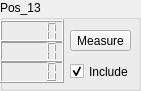
     <widget class="QGroupBox" name="Calib_box_13">
      <property name="geometry">
       <rect>
        <x>560</x>
        <y>270</y>
        <width>141</width>
        <height>91</height>
       </rect>
      </property>
      <property name="title">
       <string>Pos_13</string>
      </property>
      <widget class="QLCDNumber" name="calib_box_x_14">
       <property name="geometry">
        <rect>
         <x>0</x>
         <y>20</y>
         <width>64</width>
         <height>23</height>
        </rect>
       </property>
      </widget>
      <widget class="QLCDNumber" name="calib_box_y_14">
       <property name="geometry">
        <rect>
         <x>0</x>
         <y>40</y>
         <width>64</width>
         <height>23</height>
        </rect>
       </property>
      </widget>
      <widget class="QLCDNumber" name="calib_box_z_14">
       <property name="geometry">
        <rect>
         <x>0</x>
         <y>60</y>
         <width>64</width>
         <height>23</height>
        </rect>
       </property>
      </widget>
      <widget class="QPushButton" name="calibButton_14">
       <property name="geometry">
        <rect>
         <x>70</x>
         <y>30</y>
         <width>61</width>
         <height>21</height>
        </rect>
       </property>
       <property name="text">
        <string>Measure</string>
       </property>
      </widget>
      <widget class="QCheckBox" name="checkBox_14">
       <property name="geometry">
        <rect>
         <x>70</x>
         <y>60</y>
         <width>92</width>
         <height>23</height>
        </rect>
       </property>
       <property name="text">
        <string>Include</string>
       </property>
       <property name="checked">
        <bool>true</bool>
       </property>
      </widget>
     </widget>
